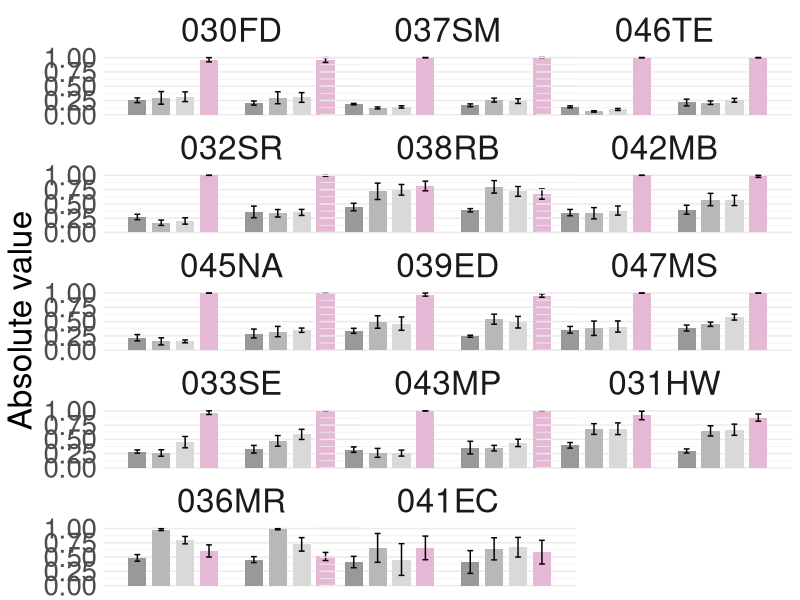
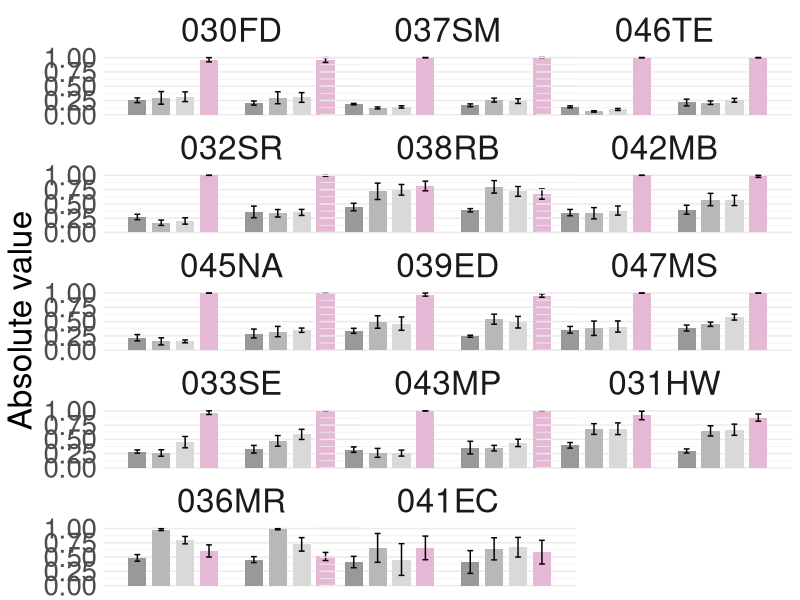

The R script that drew these images, in order:
## ---- chunk 1
knitr::opts_chunk$set(echo = TRUE)
## ---- chunk 2
library(dplyr)
library(tidyr)
library(ggplot2)

# read infant and null full graph stats

df_infant_RGB <- read.csv("../Fig2/data/PanelC/RGB_graphs/graphs_infant_RGB_10pct.csv", na.strings = c("", "NA")) 
df_G_null_RGB <- read.csv("../Fig2/data/PanelC/RGB_graphs/graphs_null_RGB_10pct.csv", na.strings = c("", "NA"))
df_S_null_RGB <- read.csv("../Fig2/data/PanelC/RGB_graphs/chunkedK1_label_shuffling_graphs_null_RGB_10pct.csv", na.strings = c("", "NA"))
df_ST_null_RGB <- read.csv("../Fig2/data/PanelC/RGB_graphs/chunkedK6_label_shuffling_graphs_null_RGB_10pct.csv", na.strings = c("", "NA"))

df_infant_GIST <- read.csv("../Fig2/data/PanelC/GIST_cosSim_graphs/graphs_infant_GIST_cosSim_10pct.csv", na.strings = c("", "NA"))
df_G_null_GIST <- read.csv("../Fig2/data/PanelC/GIST_cosSim_graphs/graphs_null_GIST_cosSim_10pct.csv", na.strings = c("", "NA"))
df_S_null_GIST <- read.csv("../Fig2/data/PanelC/GIST_cosSim_graphs/chunkedK1_label_shuffling_graphs_null_GIST_cosSim_10pct.csv", na.strings = c("", "NA"))
df_ST_null_GIST <- read.csv("../Fig2/data/PanelC/GIST_cosSim_graphs/chunkedK6_label_shuffling_graphs_null_GIST_cosSim_10pct.csv", na.strings = c("", "NA"))

df_infant_PE <- read.csv("../Fig2/data/PanelC/PE_graphs/graphs_infant_PE_10pct.csv", na.strings = c("", "NA"))
df_G_null_PE <- read.csv("../Fig2/data/PanelC/PE_graphs/graphs_null_PE_10pct.csv", na.strings = c("", "NA"))
df_S_null_PE <- read.csv("../Fig2/data/PanelC/PE_graphs/chunkedK1_label_shuffling_graphs_null_PE_10pct.csv", na.strings = c("", "NA"))
df_ST_null_PE <- read.csv("../Fig2/data/PanelC/PE_graphs/chunkedK6_label_shuffling_graphs_null_PE_10pct.csv", na.strings = c("", "NA"))

df_infant_Clip <- read.csv("../Fig2/data/PanelC/Clip_graphs/graphs_infant_Clip_10pct.csv", na.strings = c("", "NA"))
df_G_null_Clip <- read.csv("../Fig2/data/PanelC/Clip_graphs/graphs_null_Clip_10pct.csv", na.strings = c("", "NA"))
df_S_null_Clip <- read.csv("../Fig2/data/PanelC/Clip_graphs/chunkedK1_label_shuffling_graphs_null_Clip_10pct.csv", na.strings = c("", "NA"))
df_ST_null_Clip <- read.csv("../Fig2/data/PanelC/Clip_graphs/chunkedK6_label_shuffling_graphs_null_Clip_10pct.csv", na.strings = c("", "NA"))

cols_to_remove <- c("proportion_connected_nodes")

df_infant_RGB <- df_infant_RGB %>% dplyr::select(-all_of(cols_to_remove))
df_G_null_RGB <- df_G_null_RGB %>% dplyr::select(-all_of(cols_to_remove))
df_S_null_RGB <- df_S_null_RGB %>% dplyr::select(-all_of(cols_to_remove))
df_ST_null_RGB <- df_ST_null_RGB %>% dplyr::select(-all_of(cols_to_remove))

df_infant_GIST <- df_infant_GIST %>% dplyr::select(-all_of(cols_to_remove))
df_G_null_GIST <- df_G_null_GIST %>% dplyr::select(-all_of(cols_to_remove))
df_S_null_GIST <- df_S_null_GIST %>% dplyr::select(-all_of(cols_to_remove))
df_ST_null_GIST <- df_ST_null_GIST %>% dplyr::select(-all_of(cols_to_remove))

df_infant_PE <- df_infant_PE %>% dplyr::select(-all_of(cols_to_remove))
df_G_null_PE <- df_G_null_PE %>% dplyr::select(-all_of(cols_to_remove))
df_S_null_PE <- df_S_null_PE %>% dplyr::select(-all_of(cols_to_remove))
df_ST_null_PE <- df_ST_null_PE %>% dplyr::select(-all_of(cols_to_remove))

df_infant_Clip <- df_infant_Clip %>% dplyr::select(-all_of(cols_to_remove))
df_G_null_Clip <- df_G_null_Clip %>% dplyr::select(-all_of(cols_to_remove))
df_S_null_Clip <- df_S_null_Clip %>% dplyr::select(-all_of(cols_to_remove))
df_ST_null_Clip <- df_ST_null_Clip %>% dplyr::select(-all_of(cols_to_remove))
## ---- chunk 3
sort_and_filter_complete <- function(...) {
  dfs <- list(...)
  dfs <- lapply(dfs, function(df) df[order(df$subj, df$category), , drop = FALSE])
  keys <- lapply(dfs, function(df) paste(df$subj, df$category, sep = "\r"))
  stopifnot(all(vapply(dfs[-1], function(df) {
    identical(keys[[1]], paste(df$subj, df$category, sep = "\r"))
  }, logical(1))))
  keep <- Reduce(`&`, lapply(dfs, complete.cases))
  lapply(dfs, function(df) df[keep, , drop = FALSE])
}

dfs_RGB <- sort_and_filter_complete(df_infant_RGB, df_G_null_RGB, df_S_null_RGB, df_ST_null_RGB)
df_infant_RGB <- dfs_RGB[[1]]
df_G_null_RGB <- dfs_RGB[[2]]
df_S_null_RGB <- dfs_RGB[[3]]
df_ST_null_RGB <- dfs_RGB[[4]]

dfs_GIST <- sort_and_filter_complete(df_infant_GIST, df_G_null_GIST, df_S_null_GIST, df_ST_null_GIST)
df_infant_GIST <- dfs_GIST[[1]]
df_G_null_GIST <- dfs_GIST[[2]]
df_S_null_GIST <- dfs_GIST[[3]]
df_ST_null_GIST <- dfs_GIST[[4]]

dfs_PE <- sort_and_filter_complete(df_infant_PE, df_G_null_PE, df_S_null_PE, df_ST_null_PE)
df_infant_PE <- dfs_PE[[1]]
df_G_null_PE <- dfs_PE[[2]]
df_S_null_PE <- dfs_PE[[3]]
df_ST_null_PE <- dfs_PE[[4]]

dfs_Clip <- sort_and_filter_complete(df_infant_Clip, df_G_null_Clip, df_S_null_Clip, df_ST_null_Clip)
df_infant_Clip <- dfs_Clip[[1]]
df_G_null_Clip <- dfs_Clip[[2]]
df_S_null_Clip <- dfs_Clip[[3]]
df_ST_null_Clip <- dfs_Clip[[4]]

# extremely inneficient :)
df_infant_RGB$dataset <- "Infant"
df_G_null_RGB$dataset <- "G-Null"
df_S_null_RGB$dataset <- "S-Null"
df_ST_null_RGB$dataset <- "ST-Null"

df_infant_RGB$visual_feat <- "RGB"
df_G_null_RGB$visual_feat <- "RGB"
df_S_null_RGB$visual_feat <- "RGB"
df_ST_null_RGB$visual_feat <- "RGB"

df_infant_GIST$dataset <- "Infant"
df_G_null_GIST$dataset <- "G-Null"
df_S_null_GIST$dataset <- "S-Null"
df_ST_null_GIST$dataset <- "ST-Null"

df_infant_GIST$visual_feat <- "GIST"
df_G_null_GIST$visual_feat <- "GIST"
df_S_null_GIST$visual_feat <- "GIST"
df_ST_null_GIST$visual_feat <- "GIST"

df_infant_PE$dataset <- "Infant"
df_G_null_PE$dataset <- "G-Null"
df_S_null_PE$dataset <- "S-Null"
df_ST_null_PE$dataset <- "ST-Null"

df_infant_PE$visual_feat <- "PE-Spatial"
df_G_null_PE$visual_feat <- "PE-Spatial"
df_S_null_PE$visual_feat <- "PE-Spatial"
df_ST_null_PE$visual_feat <- "PE-Spatial"

df_infant_Clip$dataset <- "Infant"
df_G_null_Clip$dataset <- "G-Null"
df_S_null_Clip$dataset <- "S-Null"
df_ST_null_Clip$dataset <- "ST-Null"

df_infant_Clip$visual_feat <- "CLIP"
df_G_null_Clip$visual_feat <- "CLIP"
df_S_null_Clip$visual_feat <- "CLIP"
df_ST_null_Clip$visual_feat <- "CLIP"

df_all <- rbind(
            df_infant_RGB, df_G_null_RGB, df_S_null_RGB, df_ST_null_RGB, 
            df_infant_GIST, df_G_null_GIST, df_S_null_GIST, df_ST_null_GIST, 
            df_infant_PE, df_G_null_PE, df_S_null_PE, df_ST_null_PE,
            df_infant_Clip, df_G_null_Clip, df_S_null_Clip, df_ST_null_Clip
            )
df_all$dataset <- factor(df_all$dataset, levels = c("G-Null", "S-Null", "ST-Null", "Infant"))
df_all$visual_feat <- factor(df_all$visual_feat, levels = c("RGB", "GIST", "PE-Spatial", "CLIP"))
## ---- chunk 4
library(dplyr)
library(tidyr)
library(ggplot2)

features_to_plot <- c("overall_avg_connectivity", "avg_degree") #"avg_degree"   "overall_avg_connectivity"

name_map <- c(
  "avg_degree" = "Avg Degree",
  "overall_avg_connectivity" = "Connectivity"
)

# do infant and null full graphs
# gather features into long form
df_long_all <- df_all %>%
  pivot_longer(
    cols = -c(subj, category, dataset, visual_feat), # keep subj, category, dataset, melt the rest
    names_to = "feature",
    values_to = "value"
  ) %>%
  filter(feature %in% features_to_plot)

# average across categories, per subj + dataset + feature
# df_avg_all <- df_long_all %>%
  # group_by(subj, dataset, feature) %>%
  # summarise(mean_value = mean(value, na.rm = TRUE), .groups = "drop")

# sum across subjects per dataset × category × feature
df_sum_all <- df_long_all %>%
  group_by(visual_feat, subj, category, dataset, feature) %>%
  summarise(total_value = mean(value, na.rm = TRUE), .groups = "drop")

# normalize within each feature × category
df_norm_all <- df_sum_all %>%
  group_by(visual_feat, subj, category, feature) %>%
  mutate(norm_value = total_value / max(total_value)) %>%
  # mutate(norm_value = total_value) %>%
  ungroup() %>%
  mutate(feature = recode(feature, !!!name_map))  # apply shorter names

df_sd_all <- df_long_all %>%
  group_by(visual_feat, subj, category, feature) %>%
  mutate(norm_value = value / max(value)) %>%
  # mutate(norm_value = value) %>%
  ungroup() %>%
  group_by(visual_feat, subj, dataset, feature) %>%
  summarize(sd_ = sd(norm_value), se_ = sd(norm_value) / sqrt(length(norm_value))) %>%
  ungroup() %>%
  mutate(feature = recode(feature, !!!name_map))  # apply shorter names

df_avg_norm_all <- df_norm_all %>%
  group_by(visual_feat, subj, dataset, feature) %>%
  summarise(mean_norm_value = mean(norm_value, na.rm = TRUE), sd_norm_value = sd(norm_value, na.rm = TRUE), .groups = "drop")

df_combined_all <- merge(df_avg_norm_all, df_sd_all, by = c("subj", "visual_feat", "dataset", "feature"))
## ---- chunk 5
df_combined_all$dataset <- factor(df_combined_all$dataset, levels = c("G-Null", "S-Null","ST-Null", "Infant"))
df_combined_all$visual_feat <- factor(df_combined_all$visual_feat, levels = c("RGB", "GIST", "PE-Spatial", "CLIP"))
# sort by amount of data in descending order (subj with most data goes first)
df_combined_all$subj <- factor(df_combined_all$subj, levels = 
                                 c('030FD',
                                  '037SM',
                                  '046TE',
                                  '032SR',
                                  '038RB',
                                  '042MB',
                                  '045NA',
                                  '039ED',
                                  '047MS',
                                  '033SE',
                                  '043MP',
                                  '031HW',
                                  '036MR',
                                  '041EC'
                                  )
                                )
## ---- chunk 6
feat_to_plot <- "PE-Spatial"
df_plot <- df_combined_all %>% filter(visual_feat == feat_to_plot)
print(df_plot)
## ---- chunk 7
library(RColorBrewer)

# original R palette
# my_colors <- rep(c(full_palette[7], full_palette[6], full_palette[4]), length.out = 12)
# dimmer versions
# my_colors <- rep(c("#e5c4ab", "#f5d993", "#e5b9d6"), length.out = 12)
my_colors <- rep(c("grey60", "grey72", "grey85", "#e5b9d6"), length.out = 80)

# plot: Infant vs Null, averaged across categories
p <- ggplot(df_plot, aes(x = feature, y = mean_norm_value, fill = interaction(dataset, visual_feat))) +
  geom_bar(stat = "identity", position = position_dodge(width = 0.82), width = 0.625, alpha = 1.) +
  geom_errorbar(
    aes(ymin = mean_norm_value - se_, # sd_norm_value SD across cats or sd_ if corpus level
        ymax = mean_norm_value + se_),
    width = 0.2,                           # horizontal width of error bars
    position = position_dodge(width = 0.82), # matches bar dodging
    alpha = 1
  ) +
  facet_wrap(~ subj, nrow = 5) +
  theme_minimal() +
  # labs(y = "Normalized value", x = NULL) +
  labs(y = "Absolute value", x = NULL) +
  scale_fill_manual(values = my_colors) +
  theme(
    legend.position = "none",
    plot.title = element_text(size = 28, face = "bold", hjust = 0.5),
    axis.title.x = element_text(size = 24),
    axis.title.y = element_text(size = 24),
    axis.text.x  = element_blank(),
    axis.text.y  = element_text(size = 20),
    legend.title = element_text(size = 16),
    legend.text  = element_text(size = 14),
    strip.text   = element_text(size = 24),
    panel.spacing.x = unit(-2, "lines"),
    panel.grid.major.x = element_blank(),
    panel.grid.minor.x = element_blank(),
    panel.grid.major.y = element_line(color = "grey92"),
    panel.grid.minor.y = element_line(color = "grey95")
) + 
  scale_y_continuous(limits = c(0, 1.05),breaks = seq(0, 1.0, 0.25) )
  # scale_y_continuous(limits = c(0, 16),breaks = seq(0, 15, 5) )
  ggsave(paste0("infant_graphs_bySubj_", feat_to_plot, "_final.svg"), plot = p, width = 20, height = 12, dpi=300, device = "svg")
print(p)
## ---- chunk 8
